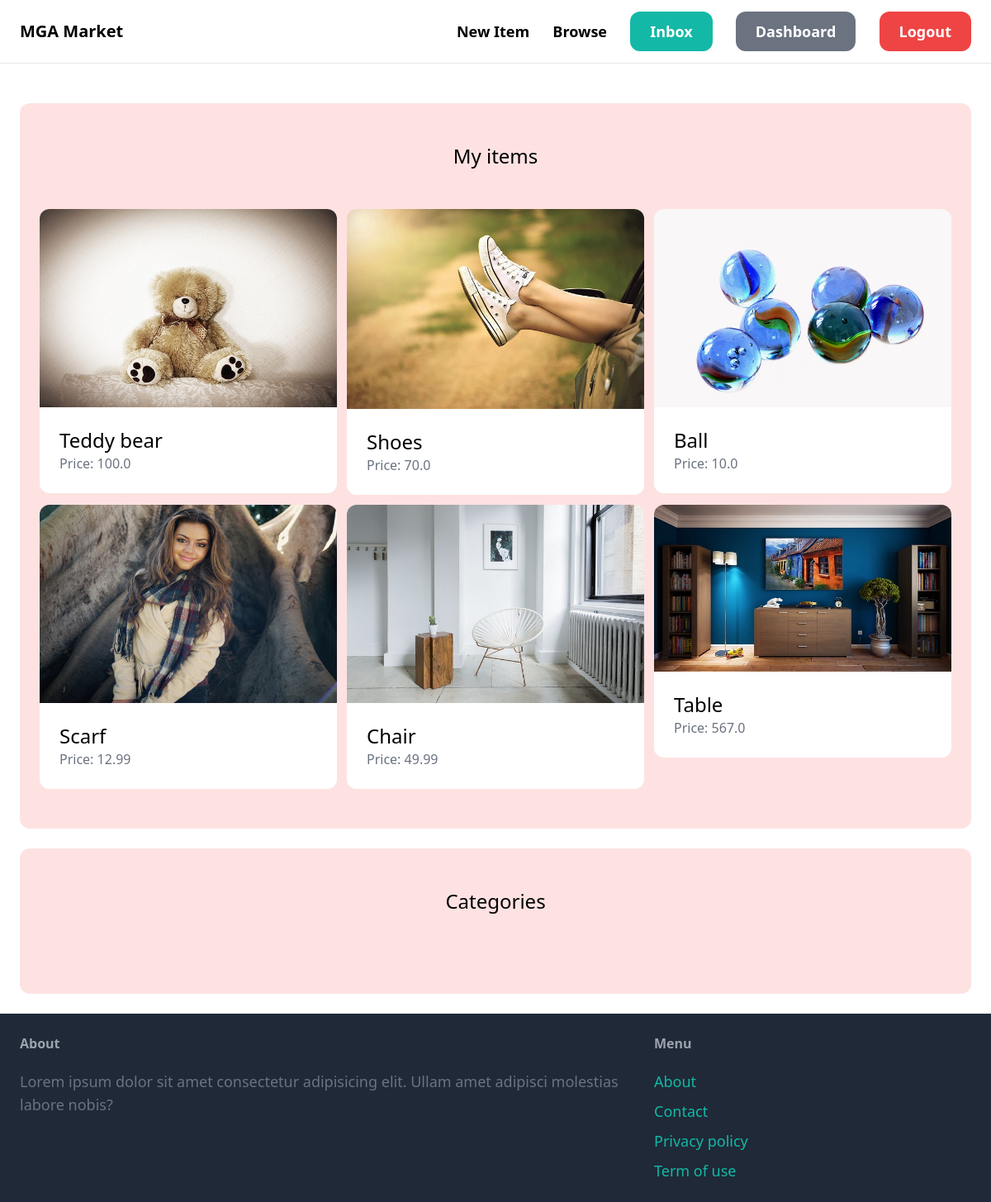
The page /dashboard/ (signed in) on the database its author committed.
### item/models.py (models this page shows, shortened)
class Item(models.Model):
    category = models.ForeignKey(Category, related_name='items', on_delete=models.CASCADE)
    name = models.CharField(max_length=255)
    description = models.TextField(blank=True, null=True)
    price = models.FloatField()
    image = models.ImageField(upload_to='items_images', blank=False, null=True)
    is_sold = models.BooleanField(default=False)
    created_by = models.ForeignKey(User, related_name='items', on_delete=models.CASCADE)
    created_at = models.DateTimeField(auto_now_add=True)

### dashboard/views.py (the view)
# urls.py: path('', views.index, name='index'),
@login_required
def index(request):
    items = Item.objects.filter(created_by=request.user)
    return render(request, 'dashboard/index.html', {
        'items': items,
    })

### dashboard/templates/dashboard/index.html (shortened to what this page needs)
{% extends 'core/base.html' %}
{% block content %}
    <div class="mt-6 px-6 py-12 bg-red-100 rounded-xl">
        <h2 class="mb-12 text-2xl text-center">My items</h2>
        <div class="grid grid-cols-3 gap-3">
            {% for item in items %}
                <div>
                    <a href="{% url 'item:detail' item.id %}">
                        <div>
                            <img src="{{ item.image.url }}" class="rounded-t-xl object-cover" />
                        </div>
                        <div class="p-6 bg-white rounded-b-xl">
                            <h2 class="text-2xl">{{ item.name }}</h2>
                            <p class="text-gray-500">Price: {{ item.price }}</p>
                        </div>
                    </a>
                </div>
            {% endfor %}
        </div>
    </div>
    <div class="mt-6 px-6 py-12 bg-red-100 rounded-xl">
        <h2 class="mb-12 text-2xl text-center">Categories</h2>
    </div>
{% endblock %}

### rows shown on the page
Item: image (picture), name "Teddy bear", price "100.0"
Item: image (picture), name "Shoes", price "70.0"
Item: image (picture), name "Ball", price "10.0"
Item: image (picture), name "Scarf", price "12.99"
Item: image (picture), name "Chair", price "49.99"
Item: image (picture), name "Table", price "567.0"
